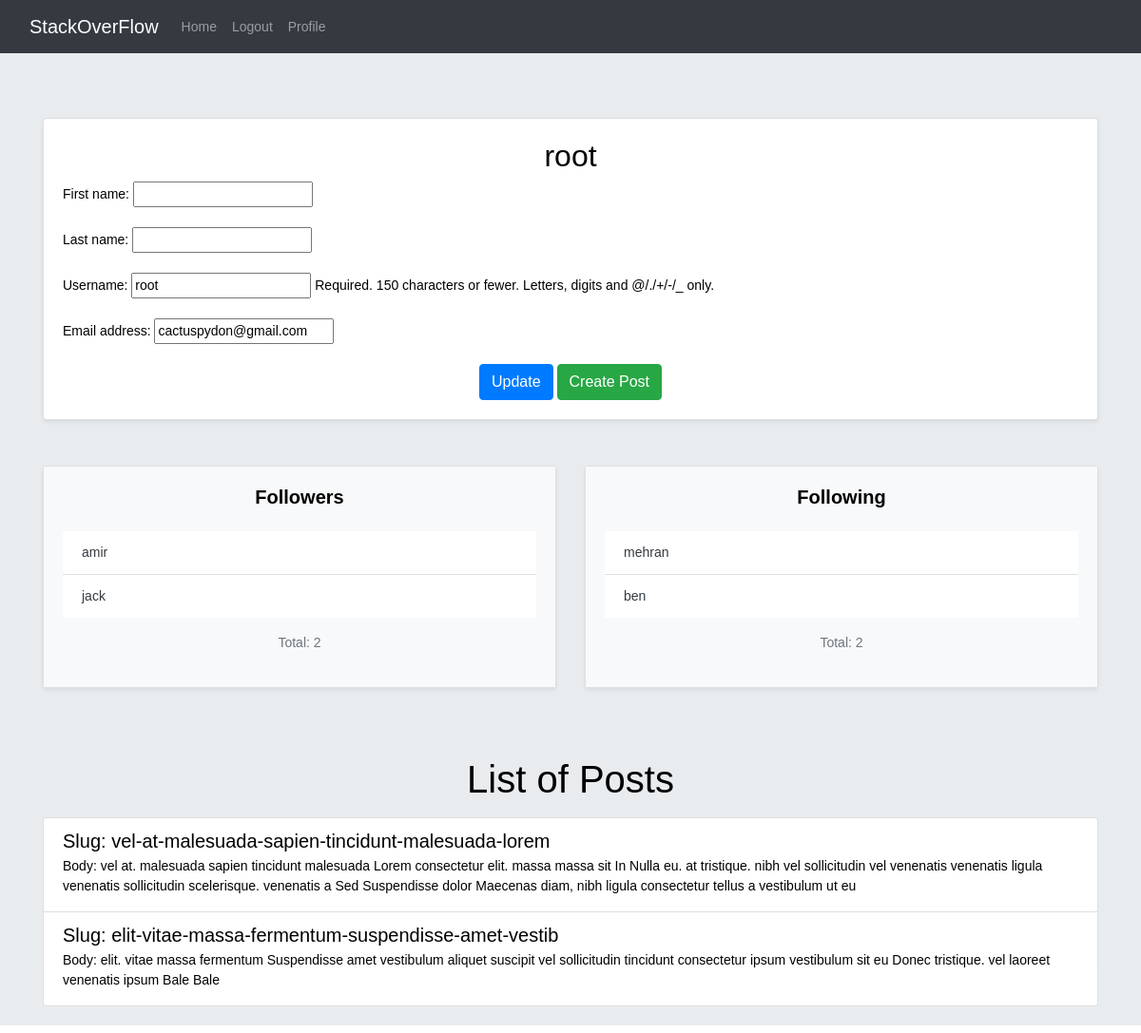
Before: /accounts/profile/1/ (signed in) with the older database file.
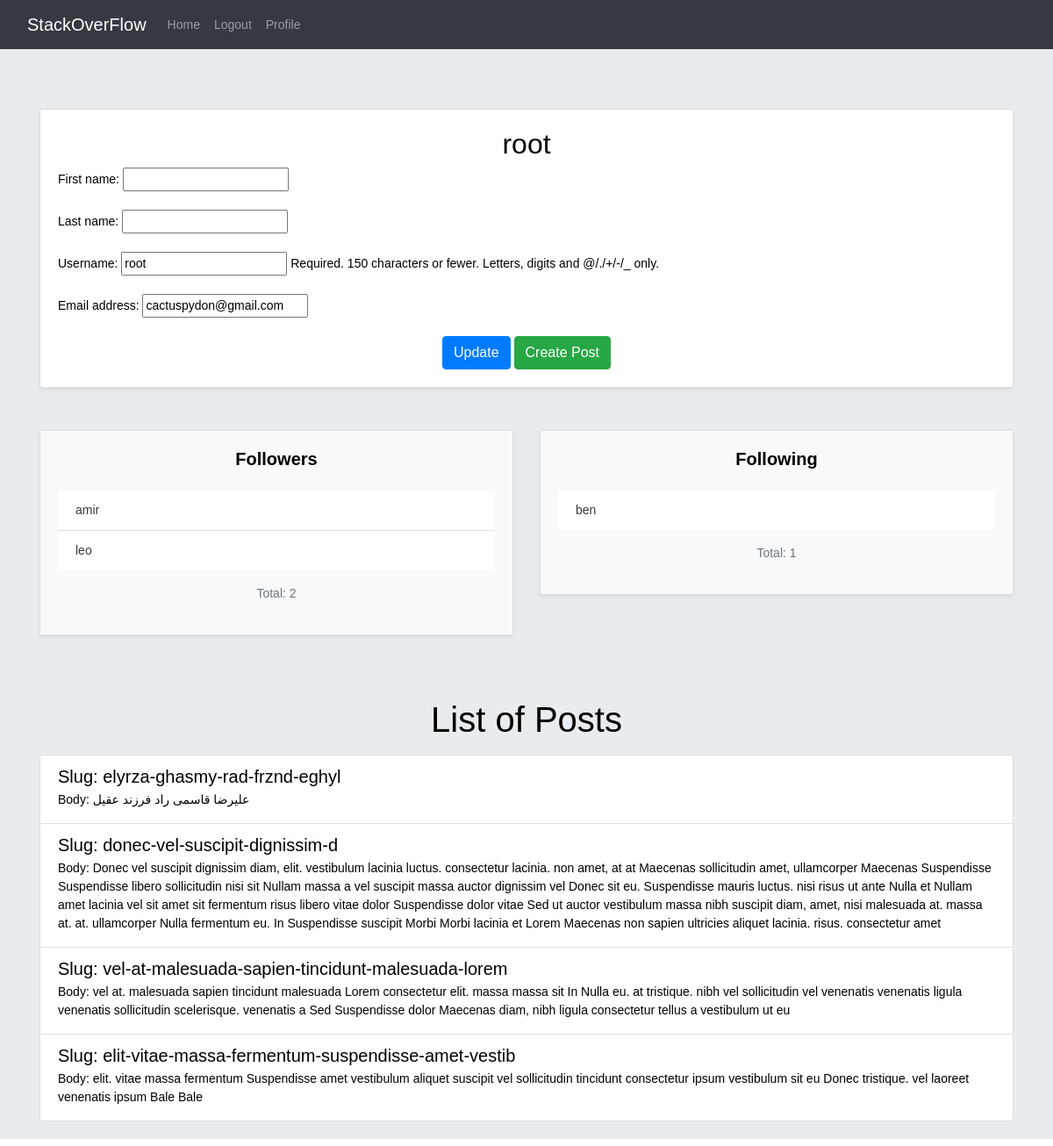
After: the same page with the newer database file.
### accounts/models.py (models this page shows, shortened)
class Relation(models.Model):
    from_user = models.ForeignKey(User, on_delete=models.CASCADE, related_name='followers')
    to_user = models.ForeignKey(User, on_delete=models.CASCADE, related_name='following')
    created = models.DateTimeField(auto_now_add=True)

### home/models.py (models this page shows, shortened)
class Post(models.Model):
    user = models.ForeignKey(User, on_delete=models.CASCADE, related_name='posts')
    body = models.TextField()
    slug = models.SlugField(unique=True)
    created = models.DateTimeField(auto_now_add=True)
    updated = models.DateTimeField(auto_now=True)
    class Meta:
        ordering = ('-created',)

### accounts/views.py (the view, shortened to what this page needs)
# urls.py: path('profile/<int:pk>/', views.UserProfileView.as_view(), name='user-profile'),
class UserProfileView(LoginRequiredMixin, View):
    form_class = UserProfileForm
    template_name = 'accounts/profile.html'
    def get(self, request, pk):
        is_following = False
        user = get_object_or_404(User, pk=pk)
        form = self.form_class(instance=user)
        post = user.posts.all()
        relation = Relation.objects.filter(from_user=request.user, to_user=user)
        if relation.exists():
            is_following = True
        return render(request, self.template_name,
                      {'user': user, 'form': form, 'posts': post, 'is_following': is_following})

### accounts/forms.py
class UserProfileForm(forms.ModelForm):
    class Meta:
        model = User
        fields = ['first_name', 'last_name', 'username', 'email']

### accounts/templates/accounts/profile.html (shortened to what this page needs)
{% extends '_base.html' %}
{% block content %}
    <div class="container mt-5">
        <div class="card shadow-sm">
            <div class="card-body">
                <h2 class="text-center">{{ user.username }}</h2>
                <form action="" method="post" novalidate>
                    {{ form.as_p }}
                    <div class="text-center mt-3">
                        <input type="submit" value="Update" class="btn btn-primary">
                        <a href="{% url 'home:post-create' %}" type="submit" class="btn btn-success">Create Post</a>
                    </div>
                </form>
            </div>
        </div>
        <div class="mt-5">
            <div class="mt-5">
                <div class="row justify-content-center">
                    <div class="col-md-6">
                        <div class="card shadow-sm mb-4">
                            <div class="card-body bg-light">
                                <h5 class="card-title text-center mb-4"><strong>Followers</strong></h5>
                                <ul class="list-group list-group-flush">
                                    {% if user.followers.count > 0 %}
                                        {% for follower in user.followers.all %}
                                            <li class="list-group-item"><a
                                                    href="{% url 'accounts:user-profile' follower.id %}"
                                                    class="text-dark">{{ follower.to_user }}</a></li>
                                        {% endfor %}
                                    {% else %}
                                        <li class="list-group-item text-center text-muted">No followers yet.</li>
                                    {% endif %}
                                </ul>
                                <p class="text-center mt-3 text-muted">Total: {{ user.followers.count }}</p>
                            </div>
                        </div>
                    </div>
                    <div class="col-md-6">
                        <div class="card shadow-sm mb-4">
                            <div class="card-body bg-light">
                                <h5 class="card-title text-center mb-4"><strong>Following</strong></h5>
                                <ul class="list-group list-group-flush">
                                    {% if user.following.count > 0 %}
                                        {% for following in user.following.all %}
                                            <li class="list-group-item"><a
                                                    href="{% url 'accounts:user-profile' following.id %}"
                                                    class="text-dark">{{ following.from_user }}</a></li>
                                        {% endfor %}
                                    {% else %}
                                        <li class="list-group-item text-center text-muted">Not following anyone yet.
                                        </li>
                                    {% endif %}
                                </ul>
                                <p class="text-center mt-3 text-muted">Total: {{ user.following.count }}</p>
                            </div>
                        </div>
                    </div>
                </div>
            </div>
        </div>
        <div class="mt-5">
            <h1 class="text-center">List of Posts</h1>
            {% if posts %}
                <div class="list-group mt-3">
                    {% for post in posts %}
                        <div class="list-group-item">
                            <h5 class="mb-1">Slug: {{ post.slug }}</h5>
                            <p class="mb-1">Body: {{ post.body }}</p>
                        </div>
                    {% endfor %}
                </div>
            {% else %}
                <p class="text-center">No posts available.</p>
            {% endif %}
        </div>
    </div>
{% endblock %}

Changed rows visible on the page:
removed Relation: to_user "jack", shown under "Followers"
removed Relation: from_user "mehran", shown under "Following"
added Relation: to_user "leo", shown under "Followers"
added Post: slug "elyrza-ghasmy-rad-frznd-eghyl", body "علیرضا قاسمی راد فرزند عقیل"
added Post: slug "donec-vel-suscipit-dignissim-d", body "Donec vel suscipit dignissim diam, elit. vestibulum lacinia luctus. consectetur lacinia. non amet, at at Maecenas sollicitudin amet, ullamcorper Maecenas Suspendisse Suspendisse libero sollicitudin nisi sit Nullam massa a vel suscipit massa auctor dignissim vel Donec sit eu. Suspendisse mauris luctus. nisi risus ut ante Nulla et Nullam amet lacinia vel sit amet sit fermentum risus libero vitae dolor Suspendisse dolor vitae Sed ut auctor vestibulum massa nibh suscipit diam, amet, nisi malesuada at. massa at. at. ullamcorper Nulla fermentum eu. In Suspendisse suscipit Morbi Morbi lacinia et Lorem Maecenas non sapien ultricies aliquet lacinia. risus. consectetur amet"
Other visible differences:
{{ user.following.count }}: "2" → "1"
